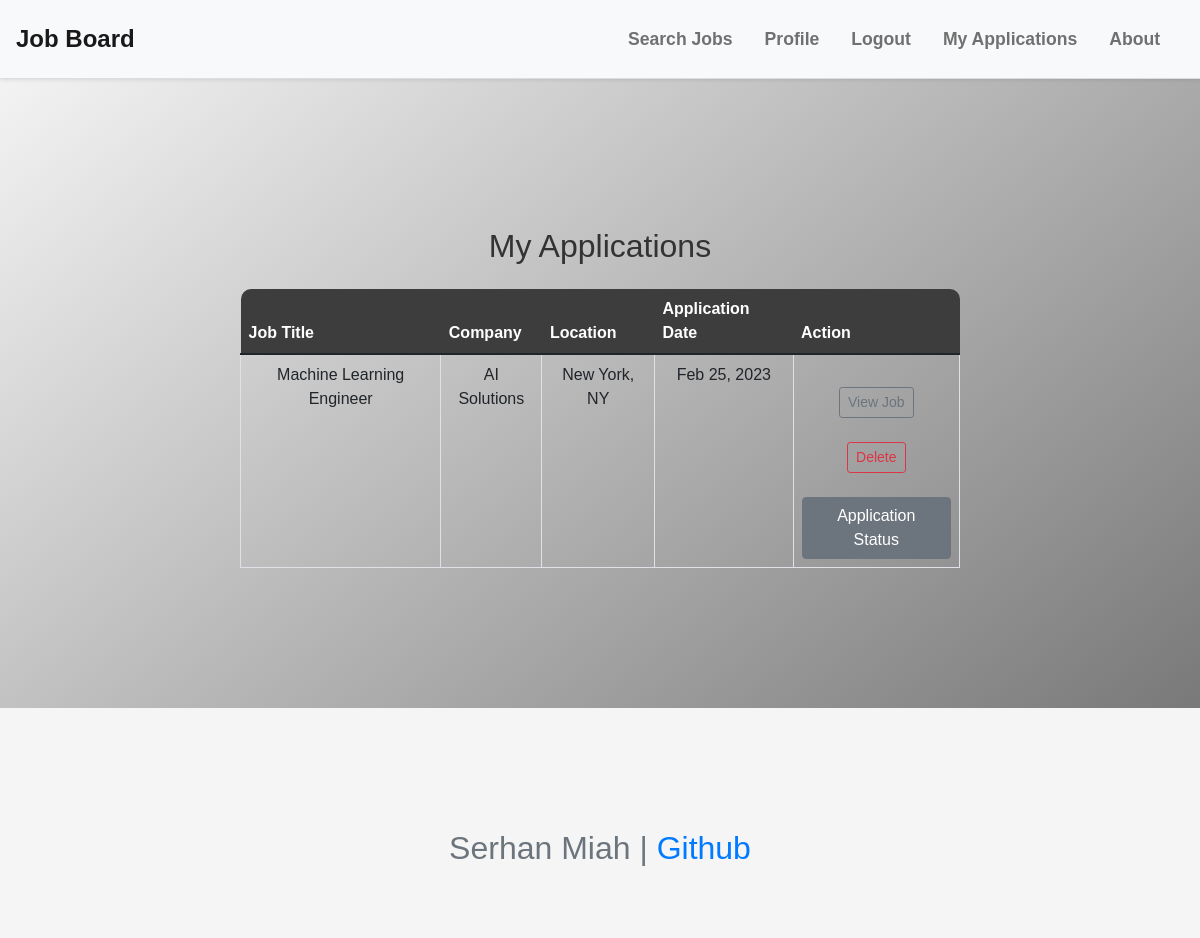
The page /my_applications (signed in) on the database its author committed.
### project/models.py (models this page shows, shortened)
class Application(db.Model):
    id = db.Column(db.Integer, primary_key=True)
    name = db.Column(db.String(255), nullable=False)
    email = db.Column(db.String(255), nullable=False)
    phone = db.Column(db.String(255), nullable=False)
    resume = db.Column(db.String(255), nullable=False)
    date_applied = db.Column(db.DateTime, nullable=False, default=datetime.utcnow)
    job_id = db.Column(db.Integer, db.ForeignKey('job.id'), nullable=False)
    user_id = db.Column(db.Integer, db.ForeignKey('user.id'), nullable=False)
    user = db.relationship('User', backref='applications')

class Job(db.Model):
    id = db.Column(db.Integer, primary_key=True)
    title = db.Column(db.String(100), nullable=False)
    company = db.Column(db.String(100), nullable=False)
    description = db.Column(db.String(1000), nullable=False)
    location = db.Column(db.String(100), nullable=False)
    salary_min = db.Column(db.Integer)
    salary_max = db.Column(db.Integer)
    date_posted = db.Column(db.DateTime, nullable=False, default=datetime.utcnow)
    is_active = db.Column(db.Boolean, nullable=False, default=True)
    applicants = db.relationship('Application', backref='job', lazy=True)

### project/applicants/routes.py (the view)
@applicants_bp.route('/my_applications')
@login_required
def my_applications():
    applications = Application.query.filter_by(user_id=current_user.id).all()
    return render_template('my_applications.html', applications=applications)

### project/models.py (called while the page is built)
@login_manager.user_loader
def load_user(user_id):
    return User.query.get(int(user_id))

### project/templates/my_applications.html (shortened to what this page needs)
{% extends "base.html" %}
{% block content %}
<div class="container mt-4">
  <h2 class="text-center mb-4">My Applications</h2>
  <table class="table">
    <thead class="table-header">
      <tr>
        <th class="header-cell">Job Title</th>
        <th class="header-cell">Company</th>
        <th class="header-cell">Location</th>
        <th class="header-cell">Application Date</th>
        <th class="header-cell">Action</th>
      </tr>
    </thead>
    <tbody>
      {% for application in applications %}
      <tr>
        <td>{{ application.job.title }}</td>
        <td>{{ application.job.company }}</td>
        <td>{{ application.job.location }}</td>
        <td>{{ application.date_applied.strftime('%b %d, %Y') }}</td>
        <td>
          <div class="text-center mt-4">
            <a href="{{ url_for('job_board.job_detail', job_id=application.job.id) }}" class="btn btn-sm btn-outline-secondary">View Job</a>
          </div>
          <form action="{{ url_for('applicants.delete_application', application_id=application.id) }}" method="post" onsubmit="return confirm('Are you sure you want to delete this application?')">
            <div class="text-center mt-4">
            <button type="submit" class="btn btn-sm btn-outline-danger">Delete</button>
            </div>
          </form>
          <div class="text-center mt-4">
            <a href="{{ url_for('applicants.application_list') }}" class="btn btn-secondary ml-2">Application Status</a>
          </div>
        </td>
      </tr>
      {% endfor %}
    </tbody>
  </table>
</div>
{% endblock %}

### project/static/style.css (style rules this page uses)
:root { --font-size-base: 25px; --line-height-base: 1.5; }
body { font-family: sans-serif; font-size: var(--font-size-base); line-height: var(--line-height-base); background: linear-gradient(to bottom right, #f9f9f9, #676767); color: #333; }
a { color: #007bff; text-decoration: none; }
.container { max-width: 800px; margin: 0 auto; padding: 50px 20px; text-align: center; }
table { border-collapse: collapse; width: 100%; font-size: 16px; }
th { background-color: #007bff; color: #fff; font-weight: bold; text-align: left; padding: 10px; }
th:first-child { border-radius: 10px 0 0 0; }
th:last-child { border-radius: 0 10px 0 0; }
td { border: 1px solid #dee2e6; padding: 10px; }
.text-center { text-align: center; }
.table-header { background-color: #3e3d3d; }
.header-cell { padding: 12px 8px; font-weight: bold; text-align: left; border-bottom: 1px solid #ddd; }
.container { margin-top: 50px; }

### project/static/account.css (style rules this page uses)
.container { margin-top: 50px; }

### rows shown on the page
Application: job "Machine Learning Engineer", job.company "AI Solutions", job.location "New York, NY", date_applied "Feb 25, 2023"
